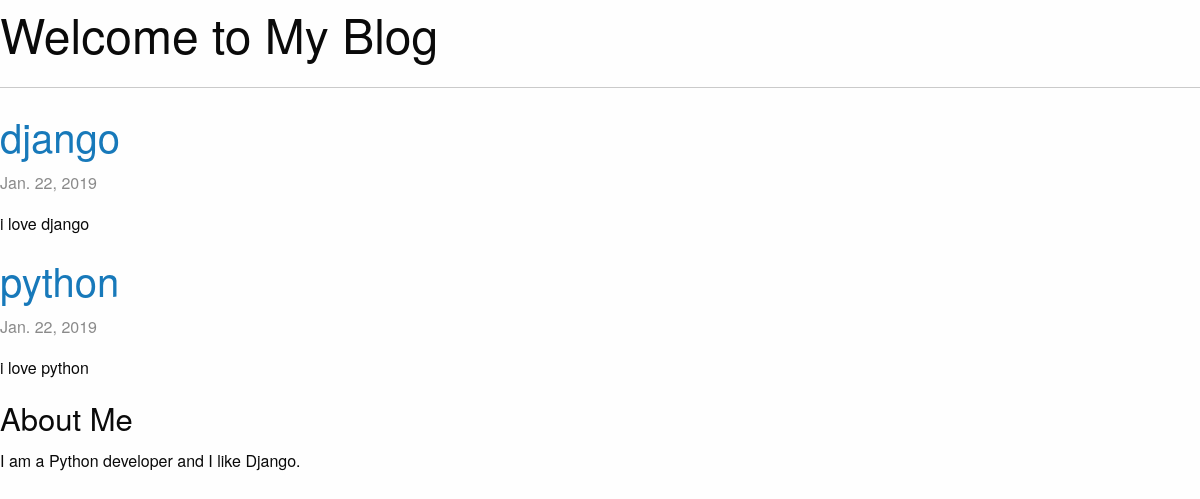
The page / on the database its author committed.
### blog/models.py (models this page shows, shortened)
class Entry(models.Model):
    title = models.CharField(max_length=100)
    author = models.ForeignKey('auth.User', on_delete=models.CASCADE)
    body = models.TextField()
    created_at = models.DateTimeField(auto_now_add=True)
    modified_at = models.DateTimeField(auto_now=True)
    def get_absolute_url(self):
        return reverse('entry_detail', kwargs={'pk':self.pk})
    class Meta:
        verbose_name_plural = 'entries'

### myblog/views.py (the view)
# urls.py: path('', HomeView.as_view(), name='home' ),
class HomeView(ListView):
    template_name = 'index.html'
    queryset = Entry.objects.all().order_by('-created_at')

### templates/index.html
{% extends "base.html" %}
{% block content %}
    {% for entry in entry_list %}
        {% include "_entry.html" with entry=entry only %}
    {% empty %}
        <p>no blog entries</p>
    {% endfor %}
{% endblock content %}

### templates/_entry.html (shortened to what this page needs)
<article>
    <h2><a href="{{ entry.get_absolute_url }}">{{ entry.title }}</a></h2>
    <p class="subheader">
        <time>{{ entry.modified_at|date }}</time>
    </p>
    {{ entry.body|linebreaks }}
</article>

### rows shown on the page
Entry: title "django", modified_at "Jan. 22, 2019", body "i love django"
Entry: title "python", modified_at "Jan. 22, 2019", body "i love python"
